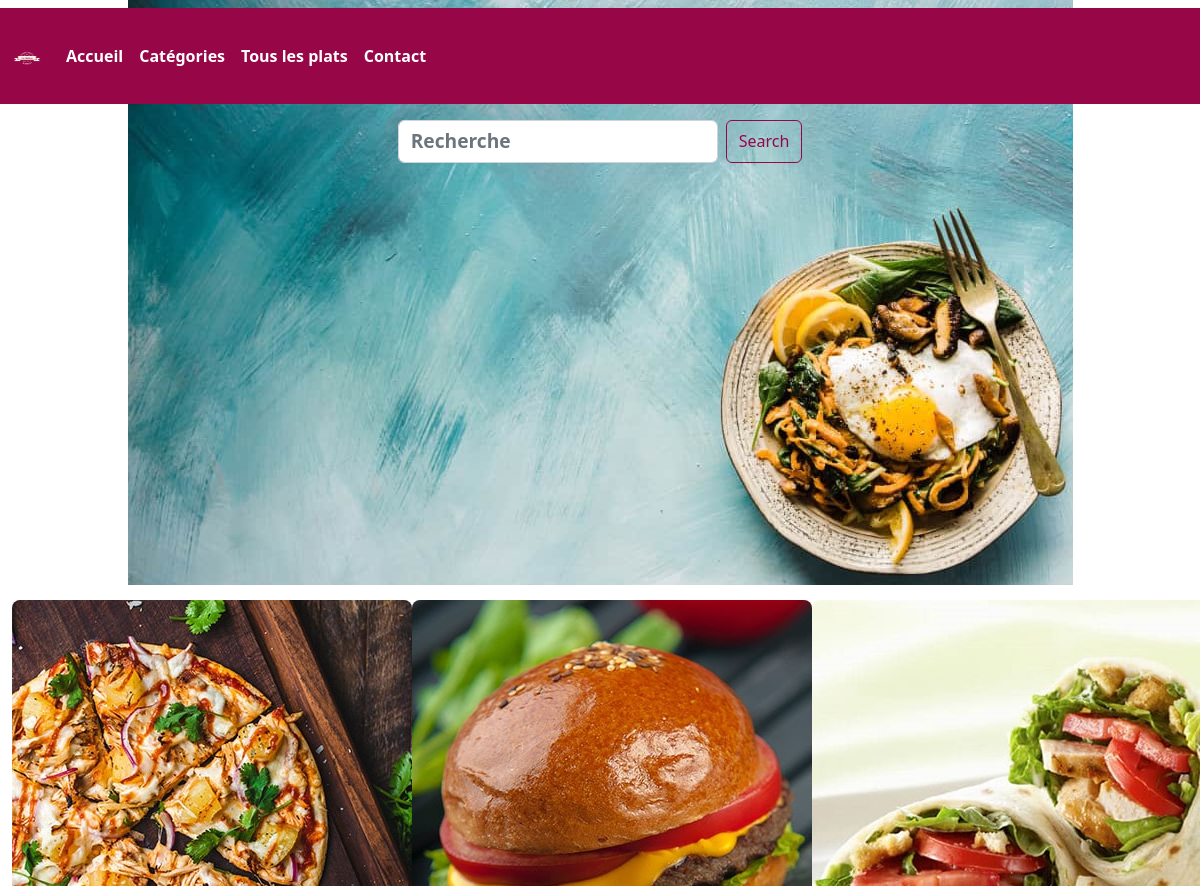
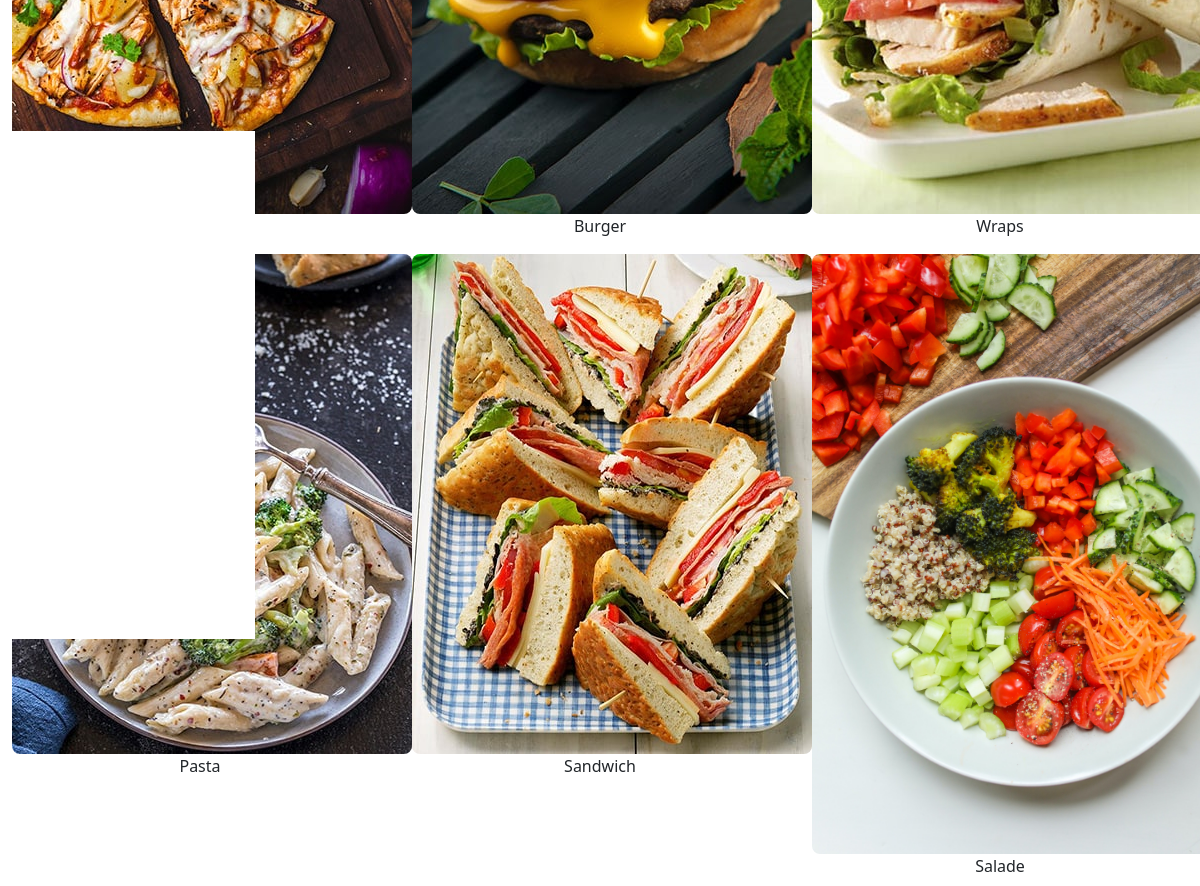
/index.php?choix=cat, run on the app's committed database (2 pictures, top to bottom).
### tables this page shows
CREATE TABLE `categorie` (
  `id` int AUTO_INCREMENT PRIMARY KEY ,
  `libelle` varchar(100) NOT NULL,
  `image` varchar(255) NOT NULL,
  `active` varchar(10) NOT NULL
);

### index.php (called while the page is built)
<?php
include "templates/header.php";
include "templates/nav.php";
include "controller/router.php";
include "templates/footer.php";

### view/categories.php (the view)
<form action="index.php" method="post">
<div class="container-fluid">
    <div class="row">
<?php
foreach($conn->query($req) as $row){
?>
<div class="col-xl-4 col-md-6 col-12 text-center my-2">
    <img src="images_the_district/category/<?= $row['image']; ?>" class="rounded-3" width="400" />
    <span class="text-center"><?= $row['libelle']; ?></span>
</div>
<?php
}
?>
    </div>
</div>
</form>

### assets/css/style.css (style rules this page uses)
body { background: url("../../images_the_district/ibg.jpg") no-repeat center top fixed; min-width: 100%; width:100%; }

### data on the page
categorie: image (picture)
categorie: image (picture), libelle "Burger"
categorie: image (picture), libelle "Wraps"
categorie: image (picture), libelle "Pasta"
categorie: image (picture), libelle "Sandwich"
categorie: image (picture), libelle "Salade"
